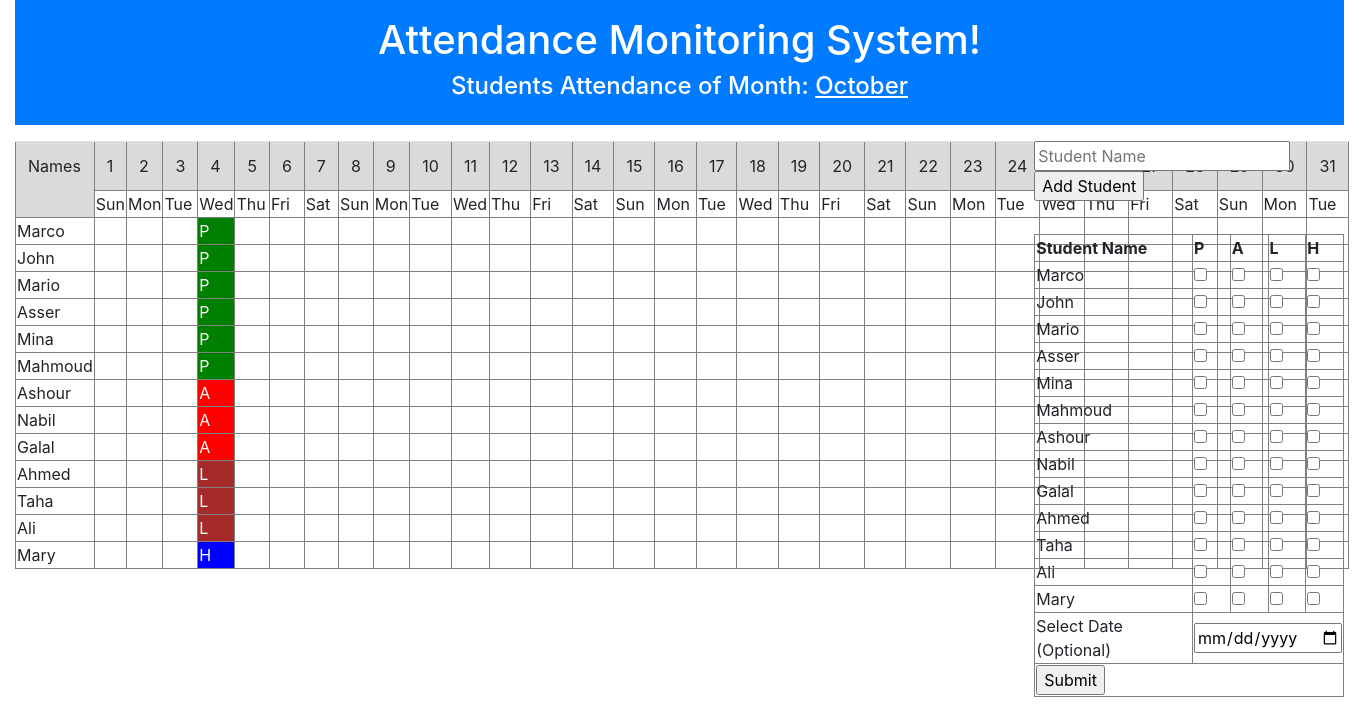
The page / on the database its author committed.
### tables this page shows
CREATE TABLE `attendance_students` (
  `id` int(11) NOT NULL,
  `student_name` varchar(255) DEFAULT NULL
);

### addAttendance.php (the view, shortened to what this page needs)
<table border="1" cellspacing="0">
    <form method="POST">
        <tr>
            <th>Student Name</th>
            <th> P </th>
            <th> A </th>
            <th> L </th>
            <th> H </th>
        </tr>
        <?php
            require_once("config.php");
            $fetchingStudents = mysqli_query($db, "SELECT * FROM attendance_students") OR die(mysqli_error($db));
            while($data = mysqli_fetch_assoc($fetchingStudents))
            {
                $student_name = $data['student_name'];
                $student_id = $data['id'];
        ?>
                <tr>
                    <td><?php echo $student_name; ?></td>
                    <td> <input type="checkbox" name="studentPresent[]" value="<?php echo $student_id; ?>" /></td>
                    <td> <input type="checkbox" name="studentAbsent[]" value="<?php echo $student_id; ?>" /></td>
                    <td> <input type="checkbox" name="studentLeave[]" value="<?php echo $student_id; ?>" /></td>
                    <td> <input type="checkbox" name="studentHoliday[]" value="<?php echo $student_id; ?>" /></td>
                </tr>
        <?php
            }
        ?>
        <tr>
            <td>Select Date (Optional)</td>
            <td colspan="4"> <input type="date" name="selected_date" /> </td>
        </tr>
        <tr>
            <th colspan="5"> <input type="submit" name="addAttendanceBTN" /></th>
        </tr>
    </form>
</table>

### index.php (shortened to what this page needs)
<!DOCTYPE html>
<html lang="en">
<head>
    <link rel="stylesheet" href="https://cdn.jsdelivr.net/npm/bootstrap@4.4.1/dist/css/bootstrap.min.css"
>
</head>
<body>
    <div class="container-fluid">
        <header class="bg-primary text-white text-center mb-3 py-3">
            <div class="row">
                <div class="col-12">
                    <h1>Attendance Monitoring System!</h1>
                    <h4>Students Attendance of Month: <u>
                            <?php echo date("F"); ?>
                        </u></h4>
                </div>
            </div>
        </header>
        <div class="row">
            <div class="col-9">
                <?php require_once("AttendanceSheet.php"); ?>
            </div>
            <div class="col-3">
                <?php require_once("addingStudents.php");
                echo "<hr>";
                require_once("addAttendance.php");
                ?>
            </div>
        </div>
    </div>
</body>
</html>

### AttendanceSheet.php
<?php
require_once("config.php");
$firstDayOfMonth = date("1-m-Y");
$totalDaysInMonth = date("t", strtotime($firstDayOfMonth));
$fetchingStudents = mysqli_query($db, "SELECT * FROM attendance_students") or die(mysqli_error($db));
$totalNumberOfStudents = mysqli_num_rows($fetchingStudents);
$studentsNamesArray = array();
$studentsIDsArray = array();
while ($students = mysqli_fetch_assoc($fetchingStudents)) {
    $studentsNamesArray[] = $students['student_name'];
    $studentsIDsArray[] = $students['id'];
}
?>
<table border="1" cellspacing="0">
    <?php
    for ($i = 1; $i <= $totalNumberOfStudents + 2; $i++) {
        if ($i == 1) {
            echo "<tr class='table table-active'>";
            echo "<td rowspan='2'>Names</td>";
            for ($j = 1; $j <= $totalDaysInMonth; $j++) {
                echo "<td>$j</td>";
            }
            echo "</tr>";
        } else if ($i == 2) {
            echo "<tr>";
            for ($j = 0; $j < $totalDaysInMonth; $j++) {
                echo "<td>" . date("D", strtotime("+$j days", strtotime($firstDayOfMonth))) . "</td>";
            }
            echo "</tr>";
        } else {
            echo "<tr>";
            echo "<td>" . $studentsNamesArray[$i - 3] . "</td>";
            for ($j = 1; $j <= $totalDaysInMonth; $j++) {
                $dateOfAttendance = date("Y-m-$j");
                $fetchingStudentsAttendance = mysqli_query($db, "SELECT attendance FROM attendance WHERE student_id = '" . $studentsIDsArray[$i - 3] . "' AND curr_date = '" . $dateOfAttendance . "'") or die(mysqli_error($db));
                $isAttendanceAdded = mysqli_num_rows($fetchingStudentsAttendance);
                if ($isAttendanceAdded > 0) {
                    $studentAttendance = mysqli_fetch_assoc($fetchingStudentsAttendance);
                    if ($studentAttendance['attendance'] == "P") {
                        $color = "green";
                    } else if ($studentAttendance['attendance'] == "A") {
                        $color = "red";
                    } else if ($studentAttendance['attendance'] == "H") {
                        $color = "blue";
                    } else if ($studentAttendance['attendance'] == "L") {
                        $color = "brown";
                    }
                    echo "<td style='background-color: $color; color:white'>" . $studentAttendance['attendance'] . "</td>";
                } else {
                    echo "<td></td>";
                }
            }
            echo "</tr>";
        }
    }
    ?>
</table>

### addingStudents.php (shortened to what this page needs)
<form method="POST">
    <input type="text" name="student_name" placeholder="Student Name" required autofocus />
    <input type="submit" value="Add Student" name="submit">
</form>

### rows shown on the page
attendance_students: student_name "Marco"
attendance_students: student_name "John"
attendance_students: student_name "Mario"
attendance_students: student_name "Asser"
attendance_students: student_name "Mina"
attendance_students: student_name "Mahmoud"
attendance_students: student_name "Ashour"
attendance_students: student_name "Nabil"
attendance_students: student_name "Galal"
attendance_students: student_name "Ahmed"
attendance_students: student_name "Taha"
attendance_students: student_name "Ali"
attendance_students: student_name "Mary"

### other values the page prints
$studentsNamesArray[$i - 3] "Marco"
$studentAttendance['attendance'] "P"
$studentsNamesArray[$i - 3] "John"
$studentsNamesArray[$i - 3] "Mario"
$studentsNamesArray[$i - 3] "Asser"
$studentsNamesArray[$i - 3] "Mina"
$studentsNamesArray[$i - 3] "Mahmoud"
$studentsNamesArray[$i - 3] "Ashour"
$studentAttendance['attendance'] "A"
$studentsNamesArray[$i - 3] "Nabil"
$studentsNamesArray[$i - 3] "Galal"
$studentsNamesArray[$i - 3] "Ahmed"
$studentAttendance['attendance'] "L"
$studentsNamesArray[$i - 3] "Taha"
$studentsNamesArray[$i - 3] "Ali"
